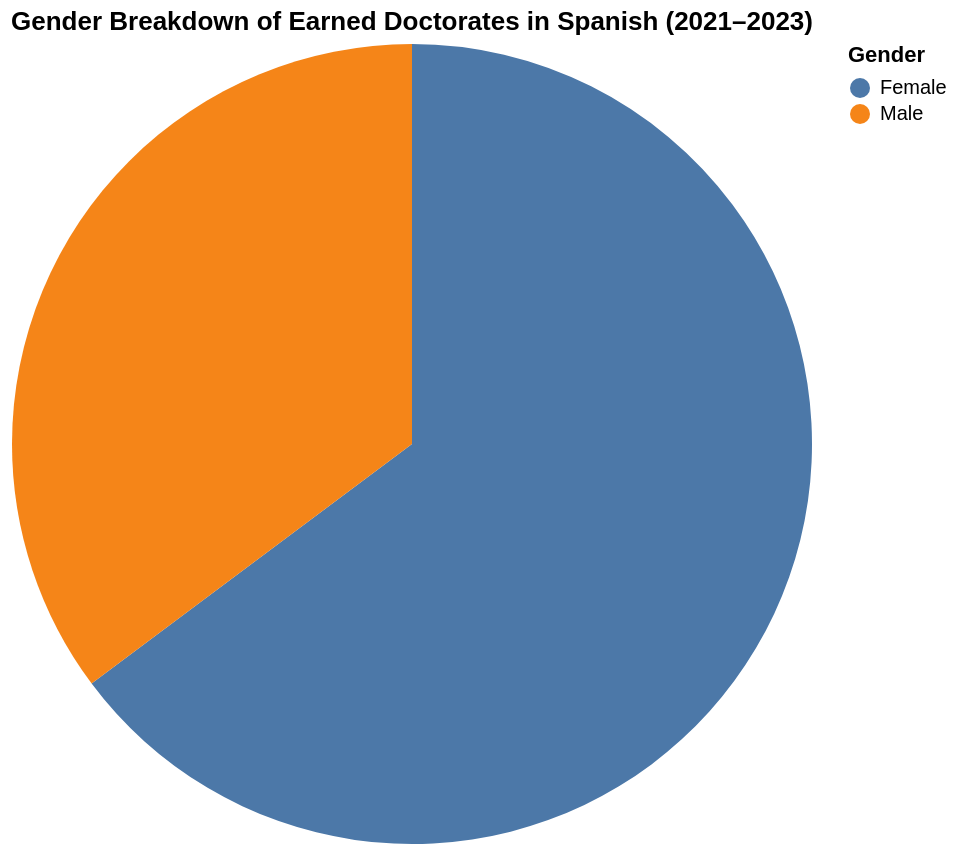

This figure's notebook cell:
### Markdown cell above
</div>

<div class="text-box">
    
## Earned Doctorates in Spanish by Sex

### Code cell
#| code-fold: true


gender_df = df[df["Major"].isin(majors)]


gender_agg = (
    gender_df.groupby("Sex")["Awards/Degrees Conferred"]
    .sum()
    .reset_index()
)


pie_chart = alt.Chart(gender_agg).mark_arc().encode(
    theta=alt.Theta(field="Awards/Degrees Conferred", type="quantitative"),
    color=alt.Color(field="Sex", type="nominal", legend=alt.Legend(title="Gender")),
    tooltip=["Sex", "Awards/Degrees Conferred"]
).properties(
    title="Gender Breakdown of Earned Doctorates in Spanish (2021–2023)",
    width=400,
    height=400
)

pie_chart

### Figure 1 — Vega-Lite specification as saved in the notebook (floating-point values rounded to 4 significant figures)
{"config": {"view": {"continuousWidth": 300, "continuousHeight": 300}}, "data": {"name": "data-13cd1766cd9eb6e7261b465642b80645"}, "mark": {"type": "arc"}, "encoding": {"color": {"field": "Sex", "legend": {"title": "Gender"}, "type": "nominal"}, "theta": {"field": "Awards/Degrees Conferred", "type": "quantitative"}, "tooltip": [{"field": "Sex", "type": "nominal"}, {"field": "Awards/Degrees Conferred", "type": "quantitative"}]}, "height": 400, "title": "Gender Breakdown of Earned Doctorates in Spanish (2021–2023)", "width": 400, "$schema": "https://vega.github.io/schema/vega-lite/v5.14.1.json", "datasets": {"data-13cd1766cd9eb6e7261b465642b80645": [{"Sex": "Female", "Awards/Degrees Conferred": 195}, {"Sex": "Male", "Awards/Degrees Conferred": 106}]}}
